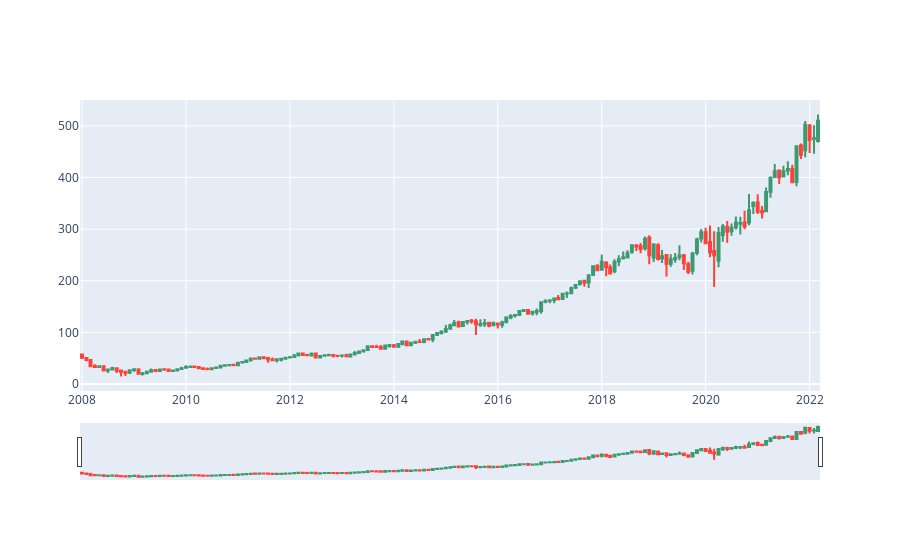

Notebook code for this chart:
### Markdown cell above
#### Considering that the slope increased, there is an upward trend on the UNH after the identified year.
#### Therefore, it is possible to see that for the selected years the correlation variation between short-term and long-term succesfully triggered a potentially profitable investment.<br>
#### Just in order to evaluate the details of movements, below we can see the candlestick chart for the whole period, which includes a slidebar that zooms in/out on the periods of interest.

### Code cell
fig = go.Figure(data=[go.Candlestick(x=final_df['Date'],
                open=final_df['First_Open'],
                high=final_df['First_High'],
                low=final_df['First_Low'],
                close=final_df['First_Close'])])
fig.show()

### Figure 1 — Plotly figure (JSON) as saved in the notebook; plotly's stock layout.template omitted (floating-point values rounded to 4 significant figures; data arrays with more than 128 entries replaced by an {"elided": "..."} marker saying what was removed)
{"data": [{"close": {"elided": "171 float values"}, "high": {"elided": "171 str values"}, "low": {"elided": "171 str values"}, "open": {"elided": "171 float values"}, "type": "candlestick", "x": {"elided": "171 str values"}}], "layout": {"autosize": true, "xaxis": {"autorange": true, "range": ["2007-12-18", "2022-03-15"], "rangeslider": {"autorange": true, "range": ["2007-12-18", "2022-03-15"], "yaxis": {"_template": null, "rangemode": "match"}}, "type": "date"}, "yaxis": {"autorange": true, "range": [-13.68, 550.1]}}}
